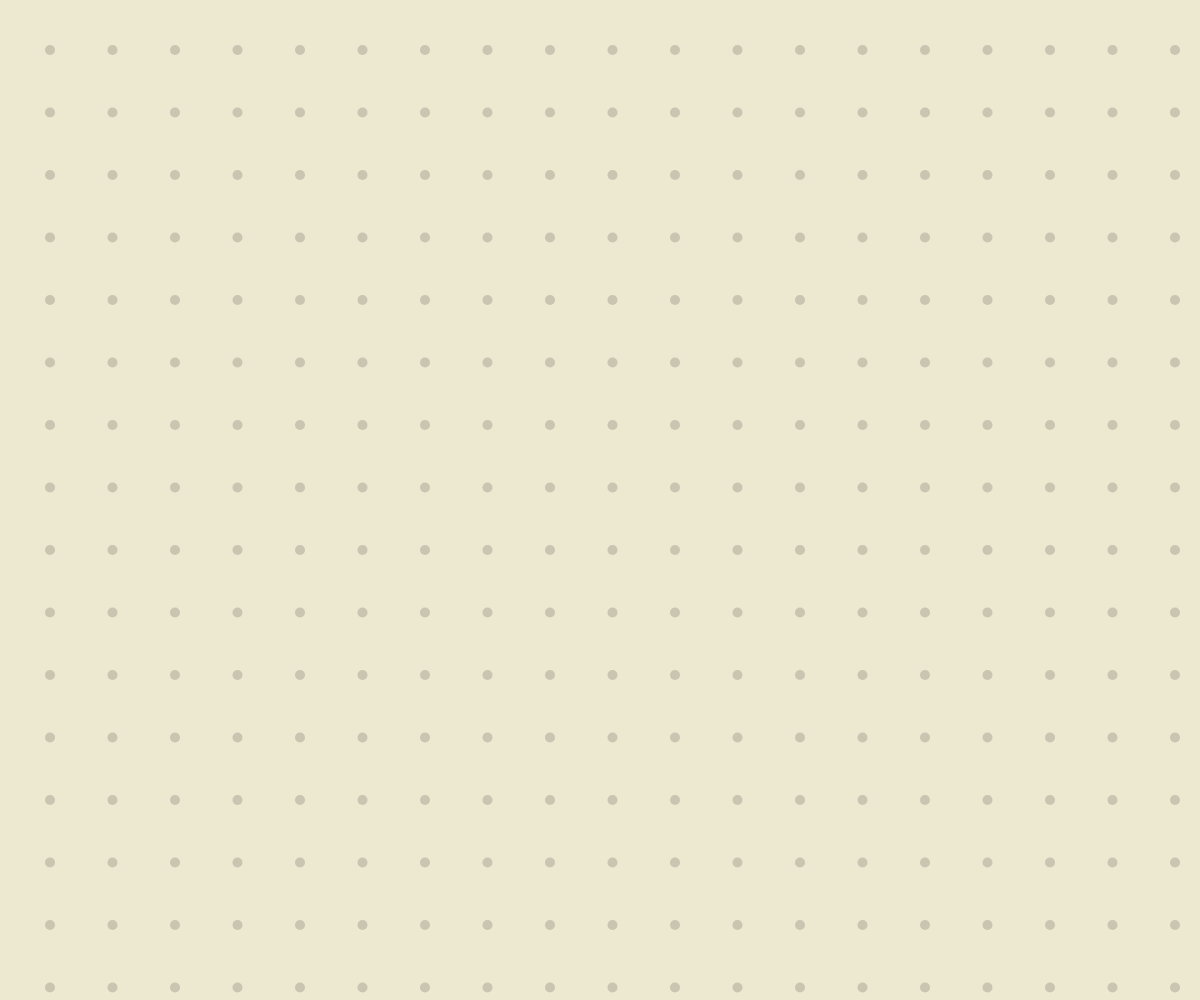
Frame 1 (no input)
Frame 60 (no input): identical to frame 1, image omitted
Frame 120 (the mouse pressed at the canvas centre since frame 60): identical to frame 1, image omitted

The p5.js sketch that drew this single still picture (run headless with seeded random() and noise() and a simulated clock; from frame 60 on, the mouse is pressed at the canvas centre):

// p5.js sketch
// ── sketch.js
let dots = []; // a 2D array with height rows and width cols containing Dot objects

let width = 0; // in dots (to be initialized in setup)
let height = 0; // in dots (to be initialized in setup)

// GLOBAL PARAMETERS
let spaceBetweenDots = 50;
let dotDiameter = 10;

let numPainters = 4;
let painters = [];
let painterDotDiameter = 20;
let painterIdleTime = 10;
let lerpSpeed = 0.05;
let painterStrokeWeight = 8;
let painterDotOpacity = 170;
let painterDirections = [[1, 1], [1, 0], [1, -1], [0, 1], [0, -1], [-1, -1], [-1, 0], [-1, 1]]
let transportSpeed = 0.05;

let colorPalette = [[1, 41, 95], [132, 147, 36], [255, 179, 15], [253, 21, 27]];

let WarmupTime = 2500;

// A dot representing a location on the grid to which the painters can travel to
class Dot {
	constructor(x,y, i, j) {
		this.x = x;
		this.y = y;
		this.i = i; // the row that this dot belongs to in dots[]
		this.j = j; // the col that this dot belongs to in dots[]
		this.painter = null; // the painter that this dot belongs to (null if it is painterless)
	}

	display() {
		fill(201, 197, 177);
		circle(this.x, this.y, dotDiameter);
	}
}

// A subway line (I originally called it painter since I wasn't sure what to call it oops) that is displayed as a colorful line
class Painter {
	constructor(r, g, b, startingDot) {
		this.r = r;
		this.g = g;
		this.b = b;
		this.pDots = [startingDot];
		this.currDot = startingDot;
		this.targetDot = startingDot;
		this.phantomDotX = startingDot.x;
		this.phantomDotY = startingDot.y;
		this.state = 'IDLE'
		this.idleTime = painterIdleTime;
		this.movingLerp = 0;
		this.lastDirection = [0,0]
		this.dotDiameter = painterDotDiameter;
		startingDot.painter = this;

		this.transportDotX = startingDot.x;
		this.transportDotY = startingDot.y;
		this.transportLerp = 0;
		this.transportIdx = 0;
		this.targetDot = this.pDots[1];
		this.transportDirection = 1;
	}

	// gets the next valid direction for the painter to move in, returns -1 if no valid direction available
	getDirection() {
		let possibleIndices = []
		for (let i = 0; i < painterDirections.length; i++) {
			let possibleDirection = painterDirections[i]
			if (this.currDot.i + possibleDirection[0] < height && this.currDot.i + possibleDirection[0] >= 0 && this.currDot.j + possibleDirection[1] < width && this.currDot.j + possibleDirection[1] >= 0) {
				let nextDot = dots[this.currDot.i + possibleDirection[0]][this.currDot.j + possibleDirection[1]]
				if (nextDot.painter == null) {
					possibleIndices.push(i);
					if (possibleDirection[0] == this.lastDirection[0] && possibleDirection[1] == this.lastDirection[1]) {
						possibleIndices.push(i);
						possibleIndices.push(i);
					}
				}
			}
		}

		if (possibleIndices.length > 0) {
			return random(possibleIndices);
		} else {
			return -1;
		}
	}

	// the state machine that performs an animation or movement based on what state the painter is in
	move() {
		if (this.state == 'IDLE') {
			if (this.idleTime == 0) {
				this.idleTime = painterIdleTime;
				
				let directionIdx = this.getDirection();
				if (directionIdx < 0) {
					this.state = 'SHRINKING';
					return;
				}
				let direction = painterDirections[directionIdx];
				let newDot = dots[this.currDot.i + direction[0]][this.currDot.j + direction[1]]
				newDot.painter = this;
				this.targetDot = newDot

				this.lastDirection = direction;
				this.state = 'MOVING'
			} else {
				this.idleTime -= 1;
			}
		} else if (this.state == 'MOVING') {
			if (this.movingLerp >= 1) {
				this.movingLerp = 0;
				this.pDots.push(this.targetDot);
				this.currDot = this.targetDot;
				this.state = 'IDLE'
			} else {
				// smooth decelerating motion with lerp
				this.phantomDotX = lerp(this.phantomDotX, this.targetDot.x, this.movingLerp)
				this.phantomDotY = lerp(this.phantomDotY, this.targetDot.y, this.movingLerp)
				this.movingLerp += lerpSpeed;
			}
		} else if (this.state == 'SHRINKING') {
			if (this.dotDiameter == 0) {
				this.state = 'TRANSPORTING';
				return;
			} else {
				this.dotDiameter -= 0.5;
			}
		} else if (this.state == 'TRANSPORTING') {
			if (this.transportLerp >= 1) {
				this.transportLerp = 0;
				this.transportIdx += this.transportDirection;
				if (this.transportIdx == this.pDots.length - 1|| this.transportIdx == 0) {
					this.transportDirection *= -1;
				}
			}

			// constant linear motion with lerp
			this.transportDotX = lerp(this.pDots[this.transportIdx].x, this.pDots[this.transportIdx + this.transportDirection].x, this.transportLerp);
			this.transportDotY = lerp(this.pDots[this.transportIdx].y, this.pDots[this.transportIdx + this.transportDirection].y, this.transportLerp);
			this.transportLerp += transportSpeed;
			
			return;
		}
	}

	display() {
		fill(this.r, this.g, this.b, painterDotOpacity);
		noStroke();
		for (let i = 0; i < this.pDots.length - 1; i++) {
			noStroke();
			circle(this.pDots[i].x, this.pDots[i].y, this.dotDiameter);
			strokeWeight(painterStrokeWeight);
			stroke(this.r, this.g, this.b, painterDotOpacity);
			line(this.pDots[i].x, this.pDots[i].y, this.pDots[i+1].x, this.pDots[i+1].y)
		}
		noStroke();
		circle(this.pDots[this.pDots.length-1].x, this.pDots[this.pDots.length-1].y, this.dotDiameter);
		if (this.state == 'MOVING') {
			strokeWeight(painterStrokeWeight)
			stroke(this.r, this.g, this.b, painterDotOpacity)
			line(this.pDots[this.pDots.length-1].x, this.pDots[this.pDots.length-1].y, this.phantomDotX, this.phantomDotY)
			noStroke()
			circle(this.phantomDotX, this.phantomDotY, this.dotDiameter)
		}

		if (this.state == 'TRANSPORTING') {
			circle(this.transportDotX, this.transportDotY, painterDotDiameter)
		}

	}
}

function setup() {
	createCanvas(windowWidth, windowHeight);
	noCursor();
	// to scale to different screen sizes, I clamped the true space between dots to be between 40 and some number scaled to the min of width and height
	let scaledSpaceBetweenDots = max(40,spaceBetweenDots * (min(windowWidth, windowHeight)/800))

	// the number of dots is just determined by how many dots the window can hold with the new scaled spacing, since we want to fill the entire window
	width = Math.floor(windowWidth / scaledSpaceBetweenDots);
	height = Math.floor(windowHeight / scaledSpaceBetweenDots);
	for (let i = 0; i < height; i++) {
		let row = [];
		for (let j = 0; j < width; j++) {
			row.push(new Dot(j * scaledSpaceBetweenDots, i * scaledSpaceBetweenDots, i, j));
		}
		dots.push(row);
	}
	
	// randomly determine the 4 starting locations of the 4 painters/subways, where each will be sampled from a unique quadrant of the window
	let startingDots = []
	let s1 = [Math.floor(random(1,Math.floor(height/2))), Math.floor(random(1, Math.floor(width/2)))]
	let s2 = [Math.floor(random(1,Math.floor(height/2))), Math.floor(random(Math.floor(width/2) + 1, width - 1))]
	let s3 = [Math.floor(random(Math.floor(height/2) + 1, height - 1)), Math.floor(random(1, Math.floor(width/2)))]
	let s4 = [Math.floor(random(Math.floor(height/2) + 1, height - 1)), Math.floor(random(Math.floor(width/2) + 1, width - 1))]
	startingDots.push(dots[s1[0]][s1[1]])
	startingDots.push(dots[s2[0]][s2[1]])
	startingDots.push(dots[s3[0]][s3[1]])
	startingDots.push(dots[s4[0]][s4[1]])

	for (let i = 0; i < numPainters; i++) {
		painters.push(new Painter(colorPalette[i][0], colorPalette[i][1], colorPalette[i][2],startingDots[i]))
	}

}

function draw() {
	background(237,232,208);
	translate(spaceBetweenDots, spaceBetweenDots)
	noStroke();
	for (let i = 0; i < height; i++) {
		for (let j = 0; j < width; j++) {
			dots[i][j].display();
		}
	}

	if (millis() < WarmupTime) {
		return;
	}

	for (let i = 0; i < numPainters; i++) {
		
		painters[i].display();
		painters[i].move();
	}
}
